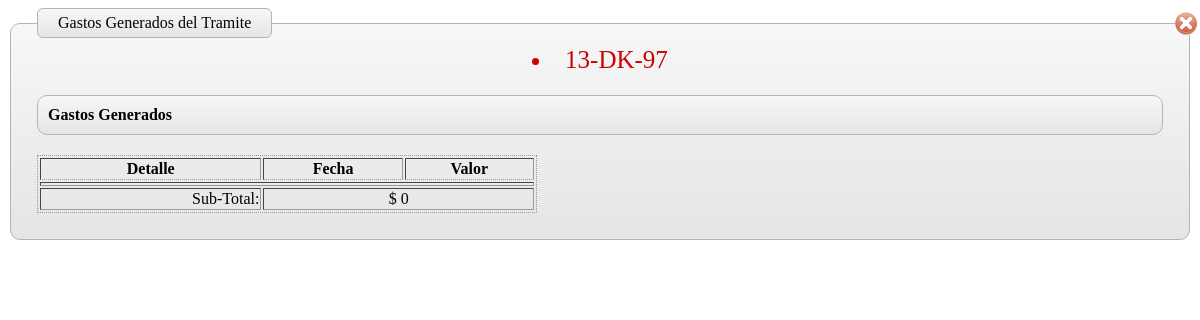
The app's page /includes/popup/gastos.php?codigo=13-DK-97, older data.
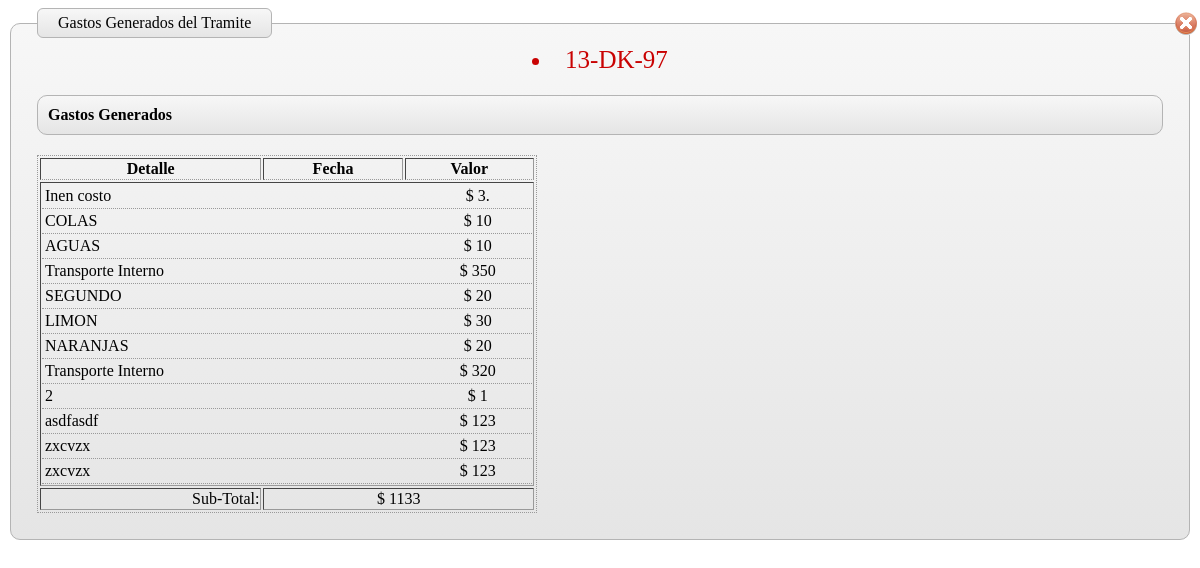
The same page, newer data.
### tables this page shows
CREATE TABLE IF NOT EXISTS `dnk_documento_gasto` (
  `id` int(10) unsigned NOT NULL AUTO_INCREMENT,
  `DNK_DOCUMENTO_codigo` varchar(20) NOT NULL,
  `proceso` int(10) unsigned DEFAULT NULL,
  `descripcion` varchar(255) DEFAULT NULL,
  `valor` varchar(20) DEFAULT NULL,
  PRIMARY KEY (`id`),
  KEY `DOCUMENTO_GASTO_FKIndex1` (`DNK_DOCUMENTO_codigo`)
);

### includes/database.inc.php (called while the page is built, shortened)
<?php
class database {
	var $db = null;
	function database(){
		$this->db = new mysqli(HOST_NAME, USER_NAME, USER_PASSWD, DB_NAME);
		$this->db->query("SET NAMES 'utf8'");
		return $this->db;
	}
	function query( $query ){
		$obj = $this->db->query($query);
		return $obj;
	}
}
?>

### includes/popup/gastos.php (the view, shortened to what this page needs)
<?php
        include_once("../database.inc.php");
	$dbmysql = new database();
?>
<?php
echo formulario_gasto();
function formulario_gasto(){
    global $dbmysql;
     $codigo_doc=$_GET['codigo'];
     $subtotal=0;
     $retval='<form id="form-1" action="?modulo=notificaciones&op=insertnotifi" method="post">
                <fieldset>
                    <legend>Gastos Generados del Tramite</legend>
                    <div id="cerrar_ventana"><a href="javascript:void(0);" title="Cerrar" onclick="popupCssHide();"><img src="images/001_05.gif"></a></div>';
            $retval .='<div id="css_codigo" align="center">
                        <li><a><input type="hidden" id="codigo"  name="codigo" value="'.$codigo_doc.'"/>'.$codigo_doc.'</a></li>
                    </div>
                    <ol>
                    <div>
                        <label class="rotulo"><strong>Gastos Generados</strong></label>
                    </div>
                    </ol>
                    ';
                $sql="SELECT *FROM `dnk_documento_gasto` WHERE DNK_DOCUMENTO_codigo='$codigo_doc'";
                $rows1 = $dbmysql->query($sql);
        $retval .='<div class="settings">
                        <table width="100%" border="1" style="border:dotted;border-color:#999; border-width:0.5px" align="center">
                            <tr align="center" >
                              <td style="border-bottom-style:dotted;border-bottom-width:0.5px; border-bottom-color:#999"><strong>Detalle</strong></td>
                              <td style="border-bottom-style:dotted;border-bottom-width:0.5px; border-bottom-color:#999"><strong>Fecha</strong></td>
                              <td style="border-bottom-style:dotted;border-bottom-width:0.5px; border-bottom-color:#999"><strong>Valor</strong></td>
                            </tr>
                            <tr style="font-size:12px;vertical-align: inherit;">
                                    <td colspan="3"><div id="mostrargastosgenerados">';
                    while ( $row1=$rows1->fetch_object() ){
                      $retval .='<table width="100%"  style="margin:0;padding:0;border-bottom-style:dotted;border-bottom-width:1px; border-bottom-color:#999">
                                    <tr>
                                      <td width="180">'.$row1->descripcion.'</td>
                                      <td width="113"><div align="center">'.$row1->fecha.'</div></td>
                                      <td width="80" align="center">$ '.$row1->valor.'</td>
                                    </tr>
                                  </table>
                                  ';
                      $subtotal=$subtotal+$row1->valor;
                    }
          $retval .='</div><div id="mostrargastos"></div>
                                    </td>
                                  </tr>
                                  <tr>
                                    <td align="right">Sub-Total:</td>
                                    <td align="center" colspan="2">$ '.$subtotal.'</td>
                                 </tr>
                                </table></div>
            </fieldset>
            </form>';
       return $retval;
     }
?>

Row changes from the older to the newer data that the page shows:
now on this page (row edited): dnk_documento_gasto: descripcion "Inen costo", valor "3."
now on this page (row edited): dnk_documento_gasto: descripcion "COLAS", valor "10"
now on this page (row edited): dnk_documento_gasto: descripcion "AGUAS", valor "10"
now on this page (row edited): dnk_documento_gasto: descripcion "Transporte Interno", valor "350"
now on this page (row edited): dnk_documento_gasto: descripcion "SEGUNDO", valor "20"
now on this page (row edited): dnk_documento_gasto: descripcion "LIMON", valor "30"
now on this page (row edited): dnk_documento_gasto: descripcion "NARANJAS", valor "20"
now on this page (row edited): dnk_documento_gasto: descripcion "Transporte Interno", valor "320"
now on this page (row edited): dnk_documento_gasto: descripcion "2", valor "1"
now on this page (row edited): dnk_documento_gasto: descripcion "asdfasdf", valor "123"
now on this page (row edited): dnk_documento_gasto: descripcion "zxcvzx", valor "123"
now on this page (row edited): dnk_documento_gasto: descripcion "zxcvzx", valor "123"
Text that changed along with them:
$subtotal: "0" → "1133"
